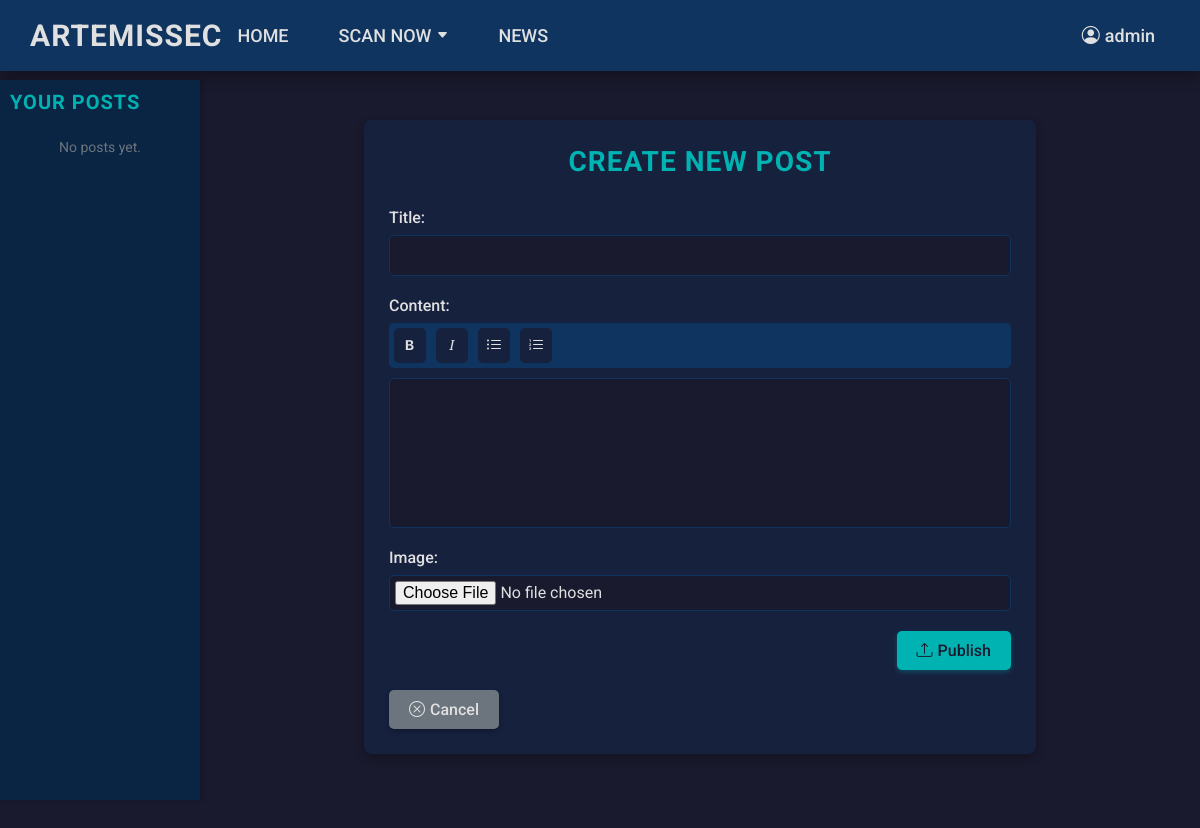
Page /news/ (signed in) on the earlier database version.
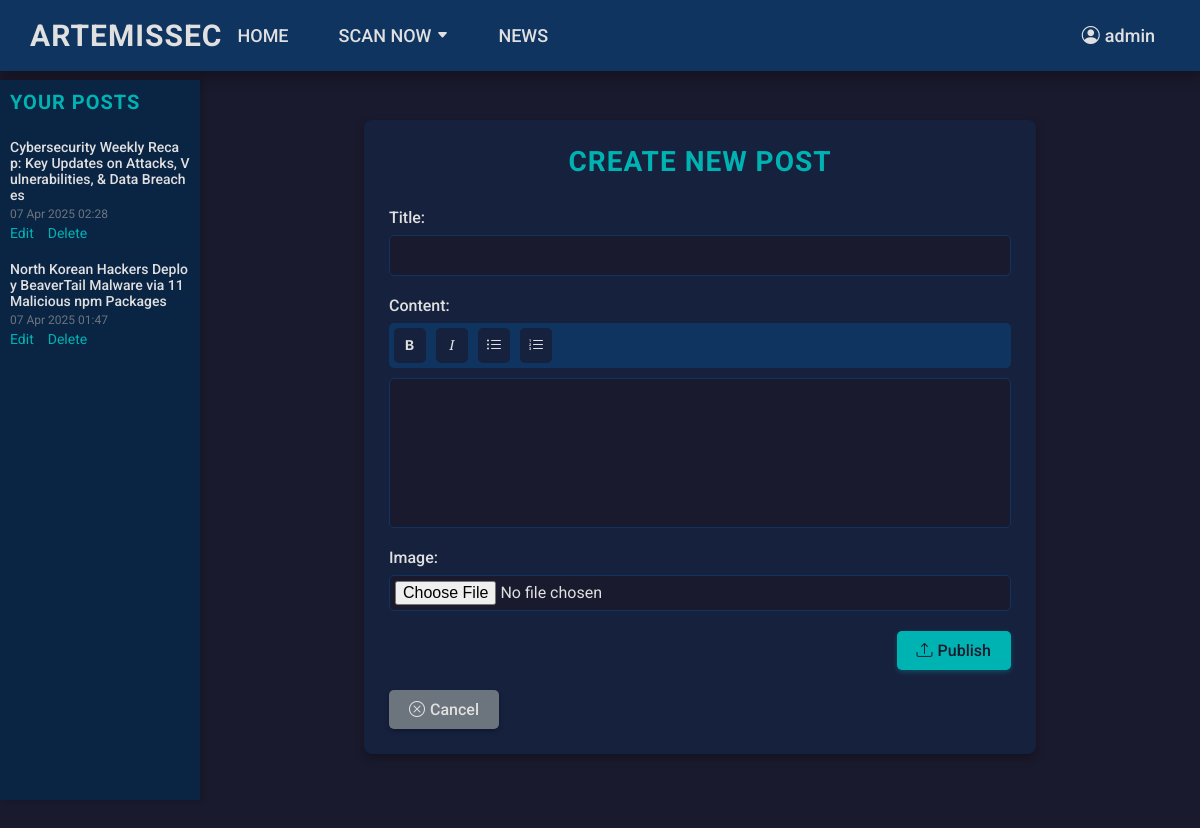
Same page on the later database version.
### news/models.py (models this page shows, shortened)
class News(models.Model):
    title = models.CharField(max_length=200)
    content = models.TextField()
    image = models.ImageField(upload_to='news_images/', blank=True, null=True)
    author = models.ForeignKey(settings.AUTH_USER_MODEL, on_delete=models.CASCADE)
    created_at = models.DateTimeField(auto_now_add=True)
    updated_at = models.DateTimeField(auto_now=True)

### news/views.py (the view, shortened to what this page needs)
# urls.py: path('news/', NewsCreateView.as_view(), name='create_news'),
class NewsCreateView(LoginRequiredMixin, CreateView):
    model = News
    form_class = NewsForm
    template_name = 'news/create_news.html'
    success_url = reverse_lazy('home')
    def get_context_data(self, **kwargs):
        context = super().get_context_data(**kwargs)
        context['user_news'] = News.objects.filter(author=self.request.user).order_by('-created_at')
        return context

### news/forms.py
class NewsForm(forms.ModelForm):
    class Meta:
        model = News
        fields = ['title', 'content', 'image']

### news/templates/news/create_news.html (shortened to what this page needs)
{% extends 'base.html' %}
{% load static %}
{% block extra_css %}
    <link rel="stylesheet" href="{% static 'css/news.css' %}">
{% endblock %}
{% block content %}
    <div class="create-news-container">
        <div class="history-panel">
            <h2>Your Posts</h2>
            {% for news in user_news %}
                <div class="history-item">
                    <p>{{ news.title }}</p>
                    <small>{{ news.created_at|date:"d M Y H:i" }}</small>
                    <a href="#" class="edit-link" data-id="{{ news.pk }}">Edit</a>
                    <a href="#" class="delete-link" data-id="{{ news.pk }}">Delete</a>
                </div>
            {% empty %}
                <p class="no-posts">No posts yet.</p>
            {% endfor %}
        </div>
        <div class="create-news-main">
            <div class="create-news-box">
                <h1>Create New Post</h1>
                <form method="post" enctype="multipart/form-data" class="news-form" id="news-form">
                    <div class="form-group">
                        {{ form.title.label_tag }}
                        {{ form.title }}
                    </div>
                    <div class="form-group">
                        {{ form.content.label_tag }}
                        <div class="formatting-toolbar">
                            <button type="button" class="format-btn" data-action="bold" title="Bold"><i class="bi bi-type-bold"></i></button>
                            <button type="button" class="format-btn" data-action="italic" title="Italic"><i class="bi bi-type-italic"></i></button>
                            <button type="button" class="format-btn" data-action="bullet" title="Bulleted List"><i class="bi bi-list-ul"></i></button>
                            <button type="button" class="format-btn" data-action="number" title="Numbered List"><i class="bi bi-list-ol"></i></button>
                        </div>
                        <div class="content-editor" contenteditable="true" id="content-editor">{{ form.content.value|default:'' }}</div>
                    </div>
                    <div class="form-group">
                        {{ form.image.label_tag }}
                        {{ form.image }}
                    </div>
                    <button type="submit" class="btn btn-submit">
                        <i class="bi bi-upload"></i> <span id="submit-text">Publish</span>
                    </button>
                </form>
                <a href="{% url 'home' %}" class="btn btn-cancel">
                    <i class="bi bi-x-circle"></i> Cancel
                </a>
            </div>
        </div>
    </div>
{% endblock %}

Differences in the rows shown:
added News: title "Cybersecurity Weekly Recap: Key Updates on Attacks, Vulnerabilities, & Data Breaches", created_at "07 Apr 2025 02:28"
added News: title "North Korean Hackers Deploy BeaverTail Malware via 11 Malicious npm Packages", created_at "07 Apr 2025 01:47"
Other differences:
text no longer shown: "No posts yet."
